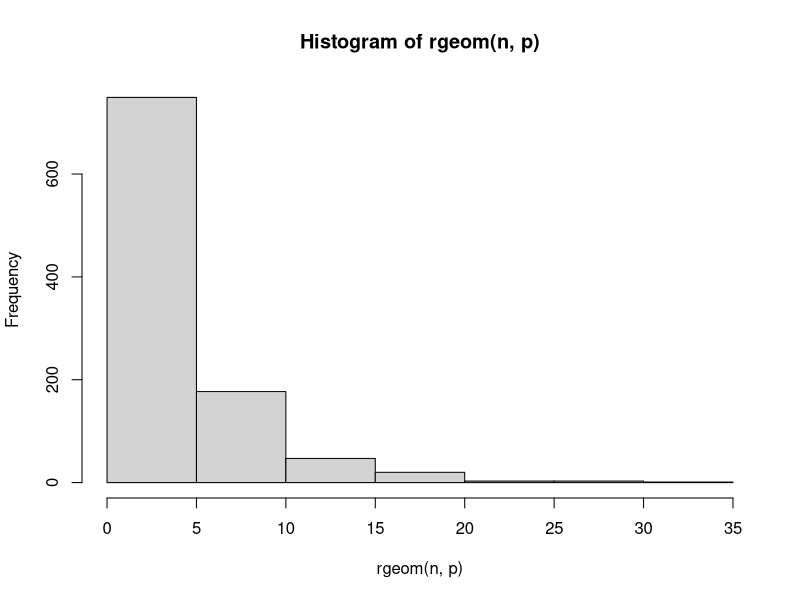

Source code (R):
# 1.a
x = 3
p = 0.2

dgeom(x, p)

# 1.b
n = 1000
prob = 0.2
X = 3
mean(rgeom(n, prob) == X)

# 1.c
# Perbandingan Hasil a dan b. Dari hasil
# Dari hasil a dan b

# 1.d
X = 3
hist(rgeom(n, p))

# 1.e
Rataan = 1/p
Rataan

Varian = (1-p)/p^2
Varian
